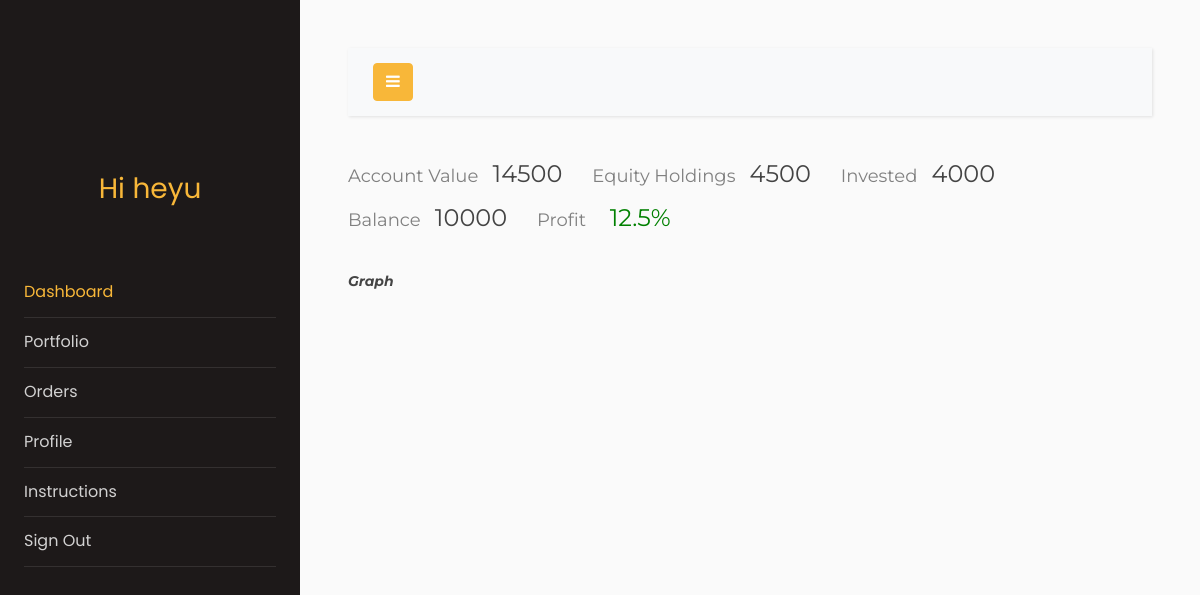
The page /dashboard (signed in) on the database as committed earlier.
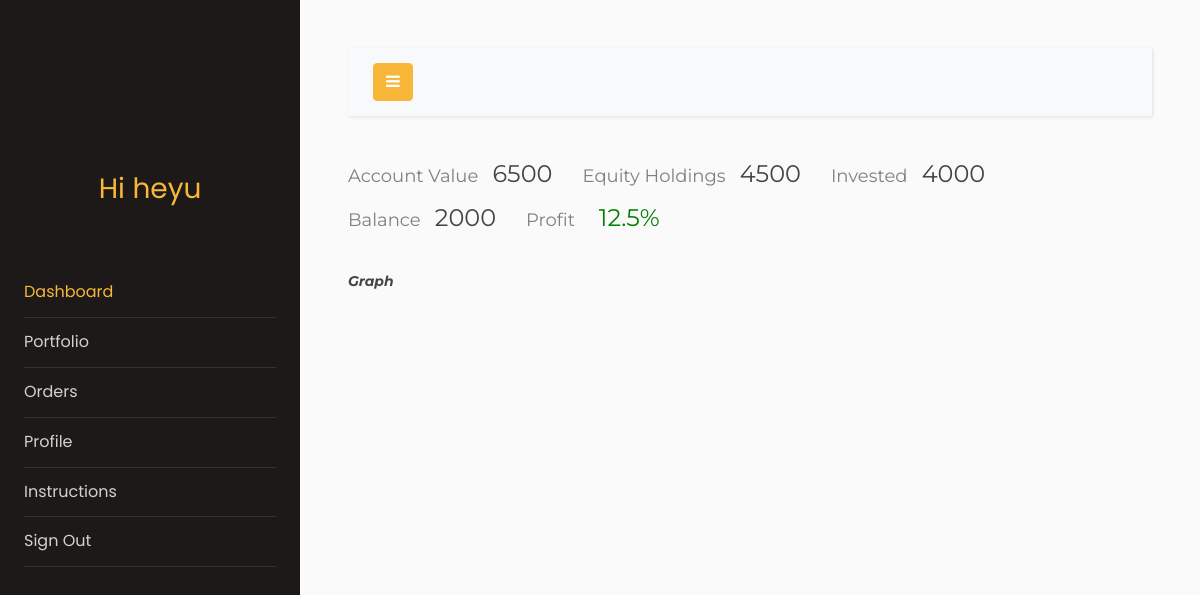
The same page on the database as committed later.
### models.py (models this page shows, shortened)
class Users(db.Model, UserMixin):
    __tablename__ = "users"
    name = db.Column(db.String(64))
    pasword_hash = db.Column(db.String(128))
    id = db.Column(db.Integer, primary_key=True)
    address = db.Column(db.String(128))
    funds = db.Column(db.Integer, default=0)
    email = db.Column(db.String(64), unique=True, index=True)
    mode = db.Column(db.Integer, default=0)  # 0 is manual, 1 is automatic

### app.py (the view)
@app.route("/dashboard", methods=["GET", "POST"])
@login_required
def dashboard():
    invested = 4000
    Holdings = 4500
    profit = ((Holdings - invested) / invested) * 100
    profit = round(profit, 2)
    Balance = current_user.funds
    AccValue = Holdings + Balance
    line1 = mainGraph1()
    line2 = mainGraph2()
    return render_template(
        "dashboard.html",
        invested=invested,
        AccValue=AccValue,
        Holdings=Holdings,
        profit=profit,
        Balance=Balance,
        line1=line1,
        line2=line2,
    )

### graph_dashboard.py (called while the page is built)
def main_graph1():
    month = today.month
    x = [
        "Jan",
        "Feb",
        "Mar",
        "Apr",
        "May",
        "Jun",
        "Jul",
        "Aug",
        "Sep",
        "Oct",
        "Nov",
        "Dec",
    ]
    y = [0] * 12
    y[2] = 1.5
    y[3] = 2
    y[4] = 4
    y[5] = 4
    y[6] = 4.5
    y[7] = 4
    y[8] = 4
    y[9] = 5
    y[10] = 4.8
    y[11] = 4.7
    return x, y

def main_graph2():
    month = today.month
    x = [
        "Jan",
        "Feb",
        "Mar",
        "Apr",
        "May",
        "Jun",
        "Jul",
        "Aug",
        "Sep",
        "Oct",
        "Nov",
        "Dec",
    ]
    y = [0] * 12
    y[2] = 1.5
    y[3] = 1.5
    y[4] = 3
    y[5] = 3
    y[6] = 3
    y[7] = 3
    y[8] = 3
    y[9] = 3.5
    y[10] = 3.5
    y[11] = 3.5
    return x, y

def mainGraph1():
    x, y = main_graph1()
    df = pd.DataFrame({"x": x, "y": y})  # creating a sample dataframe
    data = [go.Scatter(x=df["x"], y=df["y"], mode="lines", name="Equity Holdings")]
    graphJSON = json.dumps(data, cls=plotly.utils.PlotlyJSONEncoder)
    return graphJSON

### models.py (called while the page is built)
@login_manager.user_loader
def load_user(user_id):
    return Users.query.get(user_id)

### templates/dashboard.html (shortened to what this page needs)
<!doctype html>
<html lang="en">
<head>
  <link rel="stylesheet" href="https://stackpath.bootstrapcdn.com/font-awesome/4.7.0/css/font-awesome.min.css">
  <link rel="stylesheet" href="{{ url_for('static', filename='css1/style.css') }}">
</head>
<body style="overflow-x: hidden;">
  <div class="wrapper d-flex align-items-stretch">
    <nav id="sidebar" style="overflow-y: hidden;">
      <div class="p-4 pt-5">
        <a href="#" class="img logo"></a>
        <h3 style="color: #f8b739; font-family: Poppins, Arial, sans-serif; text-align: center;">Hi
          {{current_user.name}}</h3>
        <br>
        <br>
        <ul class="list-unstyled components mb-5">
          <li class="active">
            <a href="{{url_for('dashboard')}}">Dashboard</a>
          </li>
          <li>
            <a href="{{url_for('portfolio')}}">Portfolio</a>
          </li>
          <li>
            <a href="{{url_for('orders')}}">Orders</a>
          </li>
          <li>
            <a href="{{url_for('profile')}}">Profile</a>
          </li>
          <li>
            <a href="{{url_for('instructions')}}">Instructions</a>
          </li>
          <li>
            <a href="{{url_for('logout')}}">Sign Out</a>
          </li>
        </ul>
      </div>
    </nav>
    <div id="content" class="p-4 p-md-5">
      <nav class="navbar navbar-expand-lg navbar-light bg-light">
        <div class="container-fluid">
          <button type="button" id="sidebarCollapse" class="btn btn-primary">
            <i class="fa fa-bars"></i>
          </button>
        </div>
      </nav>
      <div class="row">
        <div class="col-md-auto">
          <h4 style="font-family: Montserrat; color: #444;"><span style="color: grey; font-size: large;">Account Value &nbsp; </span>{{AccValue}}</h4>
        </div>
        <div class="col-md-auto">
          <h4 style="font-family: Montserrat; color: #444;"><span style="color: grey; font-size: large;">Equity Holdings &nbsp; </span>{{Holdings}}</h4>
        </div>
        <div class="col-md-auto">
          <h4 style="font-family: Montserrat; color: #444;"><span style="color: grey; font-size: large;">Invested &nbsp; </span>{{invested}}</h4>
        </div>
        <div class="col-md-auto">
          <h4 style="font-family: Montserrat; color: #444;"><span style="color: grey; font-size: large;">Balance &nbsp; </span>{{Balance}}</h4>
        </div>
        <div class="col-md-auto">
          {%if profit>=0%}
          <h4 style="font-family: Montserrat; color: #444;"><span style="color: grey; font-size: large;">Profit &nbsp; &nbsp; </span><span style="color: green;">{{profit}}%</span></h4>
          {%else%}
          <h4 style="font-family: Montserrat; color: #444;"><span style="color: grey; font-size: large;">Loss &nbsp; &nbsp;</span><span style="color: red;">{{profit}}%</span></h4>
          {%endif%}
        </div>
      </div>
     <br>
      <div class="row">
        <div class="col-md-12">
          <em
              style="font-family: Montserrat; color: #444; font-weight: bold;">
         Graph</em>
        </div>
      </div>
      </div>
      </div>
</body>
</html>

Rows that differ between the two databases and show on the page:
changed Users "heyu": funds "10000" → "2000"
Other text that changed with them:
{{ AccValue }}: "14500" → "6500"
